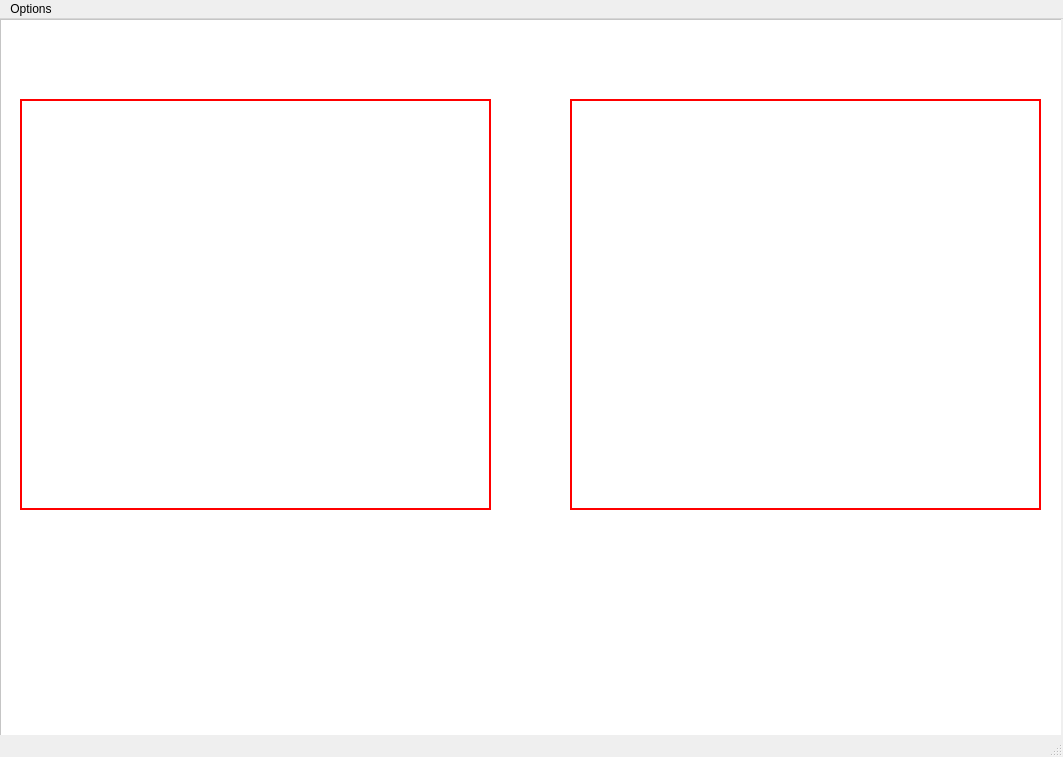
<?xml version="1.0" encoding="UTF-8"?>
<ui version="4.0">
 <class>MainWindow</class>
 <widget class="QMainWindow" name="MainWindow">
  <property name="geometry">
   <rect>
    <x>0</x>
    <y>0</y>
    <width>1063</width>
    <height>757</height>
   </rect>
  </property>
  <property name="windowTitle">
   <string>MainWindow</string>
  </property>
  <widget class="QWidget" name="centralwidget">
   <widget class="QTextEdit" name="textEdit">
    <property name="geometry">
     <rect>
      <x>20</x>
      <y>80</y>
      <width>1021</width>
      <height>441</height>
     </rect>
    </property>
   </widget>
   <widget class="QPushButton" name="pushButton">
    <property name="geometry">
     <rect>
      <x>350</x>
      <y>570</y>
      <width>391</width>
      <height>81</height>
     </rect>
    </property>
    <property name="styleSheet">
     <string notr="true">font: 20pt &quot;MS Shell Dlg 2&quot;;</string>
    </property>
    <property name="text">
     <string>Summarize</string>
    </property>
   </widget>
   <widget class="QLabel" name="label">
    <property name="geometry">
     <rect>
      <x>390</x>
      <y>20</y>
      <width>311</width>
      <height>51</height>
     </rect>
    </property>
    <property name="styleSheet">
     <string notr="true">font: 20pt &quot;MS Shell Dlg 2&quot;;</string>
    </property>
    <property name="text">
     <string>Text Summarizer</string>
    </property>
   </widget>
   <widget class="QFrame" name="frame">
    <property name="geometry">
     <rect>
      <x>0</x>
      <y>0</y>
      <width>1061</width>
      <height>721</height>
     </rect>
    </property>
    <property name="styleSheet">
     <string notr="true">background-color: rgb(255, 255, 255);</string>
    </property>
    <property name="frameShape">
     <enum>QFrame::StyledPanel</enum>
    </property>
    <property name="frameShadow">
     <enum>QFrame::Raised</enum>
    </property>
    <widget class="QTextEdit" name="textEdit_3">
     <property name="geometry">
      <rect>
       <x>20</x>
       <y>110</y>
       <width>1021</width>
       <height>311</height>
      </rect>
     </property>
    </widget>
    <widget class="QLabel" name="label_2">
     <property name="geometry">
      <rect>
       <x>370</x>
       <y>10</y>
       <width>321</width>
       <height>71</height>
      </rect>
     </property>
     <property name="styleSheet">
      <string notr="true">font: 20pt &quot;MS Shell Dlg 2&quot;;
color: rgb(255, 170, 0);</string>
     </property>
     <property name="text">
      <string>Summarized Text</string>
     </property>
    </widget>
    <widget class="QPushButton" name="pushButton_2">
     <property name="geometry">
      <rect>
       <x>290</x>
       <y>500</y>
       <width>501</width>
       <height>111</height>
      </rect>
     </property>
     <property name="styleSheet">
      <string notr="true">font: 20pt &quot;MS Shell Dlg 2&quot;;
background-color: rgb(220, 248, 255);</string>
     </property>
     <property name="text">
      <string>Visualize Summary</string>
     </property>
    </widget>
    <widget class="QFrame" name="frame_2">
     <property name="geometry">
      <rect>
       <x>0</x>
       <y>0</y>
       <width>1071</width>
       <height>721</height>
      </rect>
     </property>
     <property name="frameShape">
      <enum>QFrame::StyledPanel</enum>
     </property>
     <property name="frameShadow">
      <enum>QFrame::Raised</enum>
     </property>
     <widget class="QLabel" name="label_3">
      <property name="geometry">
       <rect>
        <x>20</x>
        <y>80</y>
        <width>471</width>
        <height>411</height>
       </rect>
      </property>
      <property name="styleSheet">
       <string notr="true">border : 2px solid red;</string>
      </property>
      <property name="text">
       <string/>
      </property>
     </widget>
     <widget class="QLabel" name="label_5">
      <property name="geometry">
       <rect>
        <x>570</x>
        <y>80</y>
        <width>471</width>
        <height>411</height>
       </rect>
      </property>
      <property name="styleSheet">
       <string notr="true">border : 2px solid red;</string>
      </property>
      <property name="text">
       <string/>
      </property>
     </widget>
    </widget>
   </widget>
  </widget>
  <widget class="QMenuBar" name="menubar">
   <property name="geometry">
    <rect>
     <x>0</x>
     <y>0</y>
     <width>1063</width>
     <height>31</height>
    </rect>
   </property>
   <widget class="QMenu" name="menuHome">
    <property name="title">
     <string>Options</string>
    </property>
    <addaction name="actionHome"/>
    <addaction name="actionSummarizer"/>
    <addaction name="actionVisualization"/>
   </widget>
   <addaction name="menuHome"/>
  </widget>
  <widget class="QStatusBar" name="statusbar"/>
  <action name="actionHome">
   <property name="text">
    <string>Home</string>
   </property>
  </action>
  <action name="actionSummarizer">
   <property name="text">
    <string>Summarizer</string>
   </property>
  </action>
  <action name="actionVisualization">
   <property name="text">
    <string>Visualization</string>
   </property>
  </action>
 </widget>
 <resources/>
 <connections/>
</ui>
